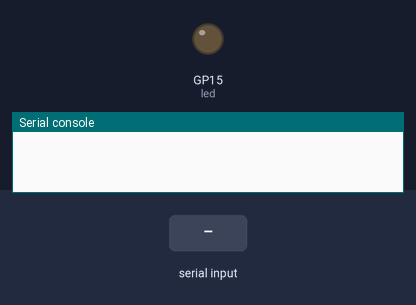
This program was run on a simulated Raspberry Pi Pico running MicroPython. On the bench: output pins drawn as LEDs (lit = HIGH), the last lines printed to the serial console. Inputs (shaded band) come from the test bench.

Above: at 1.2 s.
1.3 s: "on\n" received over the second serial link
At 1.9 s:
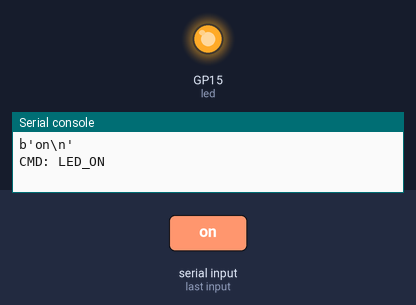
2.8 s: "off\n" received over the second serial link
At 3.4 s:
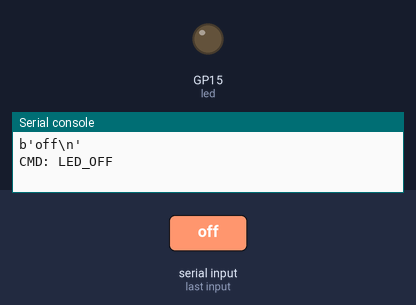
Timing chart, 0 to 5.8 s (numbered marks = the images above; inputs shaded):
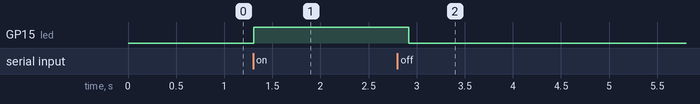

The program:

UART_LED_N.py
```python
import uos
import machine
import utime

data = b""
uart0 = machine.UART(0,baudrate=115200)
led = machine.Pin(15, machine.Pin.OUT)

def sendCMD_waitResp(cmd, uart=uart0, timeout=100):
    print("CMD: " + cmd)
    uart.write(cmd)

def waitResp(uart=uart0, timeout=100):
    global data
    prvMills = utime.ticks_ms()
    while (utime.ticks_ms()-prvMills)<timeout:
        if uart.any():
            data = b"".join([data, uart.read(1)])

led.off()

while True :
    waitResp()
    if data != b'' :
        print(data)
        data= str(data)
        if (data.find('on'))>=0:
            led.value(1)
            sendCMD_waitResp('LED_ON\r\n')
        elif (data.find('off'))>=0:
            led.value(0)
            sendCMD_waitResp('LED_OFF\r\n')
        data = b''
    utime.sleep(0.1)
```

Measured:
- after the input at 1.3 s, GP15 (led): LOW → HIGH at once
- after the input at 2.8 s, GP15 (led): HIGH → LOW after 0.12 s
